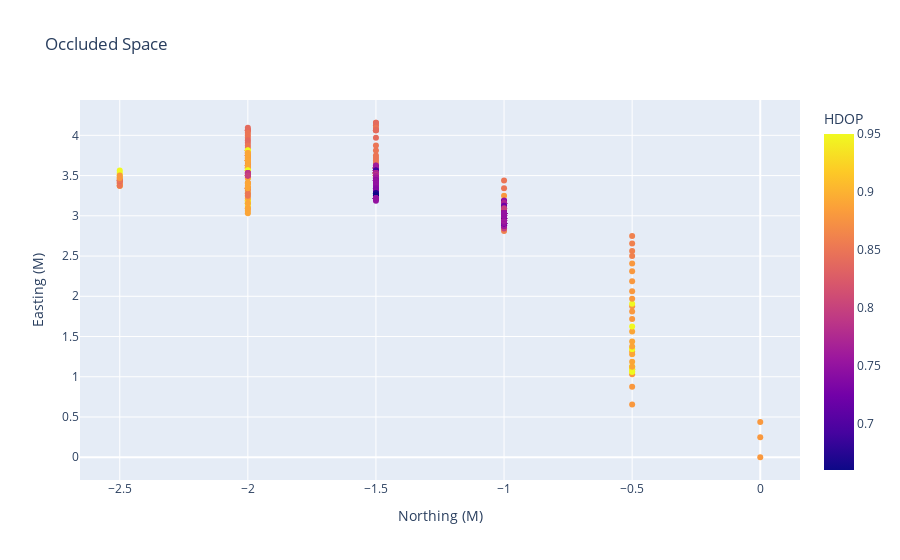

Notebook code for this chart:
### Code cell
fig = px.scatter(df_oc_s, x="modified_northing", y="modified_easting", color="HDOP",labels={"modified_northing": "Northing (M)", "modified_easting": "Easting (M)"}, title="Occluded Space")
fig.show()

### Figure 1 — Plotly figure (JSON) as saved in the notebook; plotly's stock layout.template omitted (floating-point values rounded to 4 significant figures; data arrays with more than 128 entries replaced by an {"elided": "..."} marker saying what was removed)
{"data": [{"hovertemplate": "Northing (M)=%{x}<br>Easting (M)=%{y}<br>HDOP=%{marker.color}<extra></extra>", "legendgroup": "", "marker": {"color": {"elided": "542 float values"}, "coloraxis": "coloraxis", "symbol": "circle"}, "mode": "markers", "name": "", "orientation": "v", "showlegend": false, "type": "scatter", "x": {"elided": "542 float values"}, "xaxis": "x", "y": {"elided": "542 float values"}, "yaxis": "y"}], "layout": {"coloraxis": {"colorbar": {"title": {"text": "HDOP"}}, "colorscale": [[0, "#0d0887"], [0.1111, "#46039f"], [0.2222, "#7201a8"], [0.3333, "#9c179e"], [0.4444, "#bd3786"], [0.5556, "#d8576b"], [0.6667, "#ed7953"], [0.7778, "#fb9f3a"], [0.8889, "#fdca26"], [1, "#f0f921"]]}, "legend": {"tracegroupgap": 0}, "title": {"text": "Occluded Space"}, "xaxis": {"anchor": "y", "domain": [0, 1], "title": {"text": "Northing (M)"}}, "yaxis": {"anchor": "x", "domain": [0, 1], "title": {"text": "Easting (M)"}}}}
